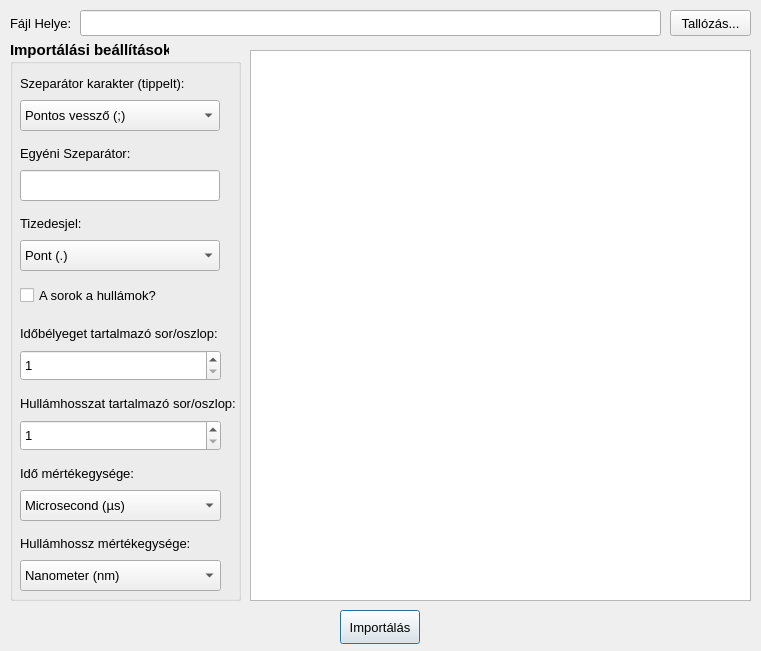
<?xml version="1.0" encoding="UTF-8"?>
<ui version="4.0">
 <class>ImportDialog</class>
 <widget class="QDialog" name="ImportDialog">
  <property name="geometry">
   <rect>
    <x>0</x>
    <y>0</y>
    <width>761</width>
    <height>651</height>
   </rect>
  </property>
  <property name="sizePolicy">
   <sizepolicy hsizetype="Fixed" vsizetype="Fixed">
    <horstretch>0</horstretch>
    <verstretch>0</verstretch>
   </sizepolicy>
  </property>
  <property name="font">
   <font>
    <pointsize>14</pointsize>
   </font>
  </property>
  <property name="windowTitle">
   <string>Import ablak</string>
  </property>
  <property name="locale">
   <locale language="Hungarian" country="Hungary"/>
  </property>
  <widget class="QPushButton" name="ImportButton">
   <property name="geometry">
    <rect>
     <x>340</x>
     <y>610</y>
     <width>80</width>
     <height>34</height>
    </rect>
   </property>
   <property name="font">
    <font>
     <pointsize>10</pointsize>
    </font>
   </property>
   <property name="text">
    <string>Importálás</string>
   </property>
  </widget>
  <widget class="QLineEdit" name="FilePathLineEdit">
   <property name="geometry">
    <rect>
     <x>80</x>
     <y>10</y>
     <width>581</width>
     <height>26</height>
    </rect>
   </property>
   <property name="font">
    <font>
     <pointsize>10</pointsize>
    </font>
   </property>
   <property name="readOnly">
    <bool>true</bool>
   </property>
  </widget>
  <widget class="QPushButton" name="BrowseButton">
   <property name="geometry">
    <rect>
     <x>670</x>
     <y>10</y>
     <width>81</width>
     <height>26</height>
    </rect>
   </property>
   <property name="font">
    <font>
     <pointsize>10</pointsize>
    </font>
   </property>
   <property name="text">
    <string>Tallózás...</string>
   </property>
  </widget>
  <widget class="QTableWidget" name="tableWidget">
   <property name="geometry">
    <rect>
     <x>250</x>
     <y>50</y>
     <width>501</width>
     <height>551</height>
    </rect>
   </property>
   <property name="font">
    <font>
     <pointsize>9</pointsize>
    </font>
   </property>
  </widget>
  <widget class="QGroupBox" name="FormatOptionsGroupBox">
   <property name="geometry">
    <rect>
     <x>10</x>
     <y>40</y>
     <width>231</width>
     <height>561</height>
    </rect>
   </property>
   <property name="font">
    <font>
     <pointsize>11</pointsize>
     <bold>true</bold>
    </font>
   </property>
   <property name="styleSheet">
    <string notr="true"/>
   </property>
   <property name="title">
    <string>Importálási beállítások</string>
   </property>
   <widget class="QLabel" name="WavelengthRowLabel">
    <property name="geometry">
     <rect>
      <x>10</x>
      <y>350</y>
      <width>220</width>
      <height>26</height>
     </rect>
    </property>
    <property name="font">
     <font>
      <pointsize>10</pointsize>
      <bold>false</bold>
     </font>
    </property>
    <property name="text">
     <string>Hullámhosszat tartalmazó sor/oszlop:</string>
    </property>
   </widget>
   <widget class="QLabel" name="OtherSepLabel">
    <property name="geometry">
     <rect>
      <x>10</x>
      <y>100</y>
      <width>200</width>
      <height>26</height>
     </rect>
    </property>
    <property name="font">
     <font>
      <pointsize>10</pointsize>
      <bold>false</bold>
     </font>
    </property>
    <property name="text">
     <string>Egyéni Szeparátor:</string>
    </property>
   </widget>
   <widget class="QLabel" name="SepLabel">
    <property name="geometry">
     <rect>
      <x>10</x>
      <y>30</y>
      <width>200</width>
      <height>26</height>
     </rect>
    </property>
    <property name="font">
     <font>
      <pointsize>10</pointsize>
      <bold>false</bold>
     </font>
    </property>
    <property name="text">
     <string>Szeparátor karakter (tippelt):</string>
    </property>
   </widget>
   <widget class="QLabel" name="DecLabel">
    <property name="geometry">
     <rect>
      <x>10</x>
      <y>170</y>
      <width>200</width>
      <height>26</height>
     </rect>
    </property>
    <property name="font">
     <font>
      <pointsize>10</pointsize>
      <bold>false</bold>
     </font>
    </property>
    <property name="text">
     <string>Tizedesjel:</string>
    </property>
   </widget>
   <widget class="QComboBox" name="SepComboBox">
    <property name="geometry">
     <rect>
      <x>10</x>
      <y>60</y>
      <width>200</width>
      <height>31</height>
     </rect>
    </property>
    <property name="font">
     <font>
      <pointsize>10</pointsize>
      <bold>false</bold>
     </font>
    </property>
    <property name="toolTip">
     <string>Ignorált, ha van valami beleírva az egyéb szeparátor menübe.</string>
    </property>
    <item>
     <property name="text">
      <string>Pontos vessző (;)</string>
     </property>
    </item>
    <item>
     <property name="text">
      <string>Kettőspont (:)</string>
     </property>
    </item>
    <item>
     <property name="text">
      <string>Vessző (,)</string>
     </property>
    </item>
    <item>
     <property name="text">
      <string>Tabulátor (\t)</string>
     </property>
    </item>
    <item>
     <property name="text">
      <string>Kötőjel (-)</string>
     </property>
    </item>
    <item>
     <property name="text">
      <string>Aláhúzás (_)</string>
     </property>
    </item>
    <item>
     <property name="text">
      <string>Szóköz ( )</string>
     </property>
    </item>
    <item>
     <property name="text">
      <string>Függőleges vonal (|)</string>
     </property>
    </item>
    <item>
     <property name="text">
      <string>Egyéni</string>
     </property>
    </item>
   </widget>
   <widget class="QLineEdit" name="OtherSepLineEdit">
    <property name="geometry">
     <rect>
      <x>10</x>
      <y>130</y>
      <width>200</width>
      <height>31</height>
     </rect>
    </property>
    <property name="font">
     <font>
      <pointsize>10</pointsize>
      <bold>false</bold>
     </font>
    </property>
    <property name="toolTip">
     <string>A listában nem található szeparátor esetén kell kitölteni.</string>
    </property>
    <property name="maxLength">
     <number>32767</number>
    </property>
   </widget>
   <widget class="QCheckBox" name="WaveIsRowCheckBox">
    <property name="geometry">
     <rect>
      <x>10</x>
      <y>240</y>
      <width>200</width>
      <height>31</height>
     </rect>
    </property>
    <property name="font">
     <font>
      <pointsize>10</pointsize>
      <bold>false</bold>
     </font>
    </property>
    <property name="text">
     <string>A sorok a hullámok?</string>
    </property>
   </widget>
   <widget class="QLabel" name="TimeColumnLabel">
    <property name="geometry">
     <rect>
      <x>10</x>
      <y>280</y>
      <width>220</width>
      <height>26</height>
     </rect>
    </property>
    <property name="font">
     <font>
      <pointsize>10</pointsize>
      <bold>false</bold>
     </font>
    </property>
    <property name="text">
     <string>Időbélyeget tartalmazó sor/oszlop:</string>
    </property>
   </widget>
   <widget class="QSpinBox" name="TimeColumnSpinBox">
    <property name="geometry">
     <rect>
      <x>10</x>
      <y>310</y>
      <width>201</width>
      <height>31</height>
     </rect>
    </property>
    <property name="font">
     <font>
      <pointsize>10</pointsize>
      <bold>false</bold>
     </font>
    </property>
    <property name="toolTip">
     <string>Hányadik sor/oszlop tartalmazza az idő bélyeget.</string>
    </property>
    <property name="minimum">
     <number>1</number>
    </property>
    <property name="maximum">
     <number>999</number>
    </property>
    <property name="value">
     <number>1</number>
    </property>
   </widget>
   <widget class="QSpinBox" name="WavelengthRowSpinBox">
    <property name="geometry">
     <rect>
      <x>10</x>
      <y>380</y>
      <width>201</width>
      <height>31</height>
     </rect>
    </property>
    <property name="font">
     <font>
      <pointsize>10</pointsize>
      <bold>false</bold>
     </font>
    </property>
    <property name="toolTip">
     <string>Hányadik sor/oszlop tartalmazza a hullámhosszat.</string>
    </property>
    <property name="minimum">
     <number>1</number>
    </property>
    <property name="maximum">
     <number>999</number>
    </property>
    <property name="value">
     <number>1</number>
    </property>
   </widget>
   <widget class="QComboBox" name="DecComboBox">
    <property name="geometry">
     <rect>
      <x>10</x>
      <y>200</y>
      <width>200</width>
      <height>31</height>
     </rect>
    </property>
    <property name="font">
     <font>
      <pointsize>10</pointsize>
      <bold>false</bold>
     </font>
    </property>
    <property name="toolTip">
     <string/>
    </property>
    <item>
     <property name="text">
      <string>Pont (.)</string>
     </property>
    </item>
    <item>
     <property name="text">
      <string>Vessző (,)</string>
     </property>
    </item>
   </widget>
   <widget class="QComboBox" name="TimeMetricComboBox">
    <property name="geometry">
     <rect>
      <x>10</x>
      <y>450</y>
      <width>201</width>
      <height>31</height>
     </rect>
    </property>
    <property name="font">
     <font>
      <pointsize>10</pointsize>
      <bold>false</bold>
     </font>
    </property>
    <item>
     <property name="text">
      <string>Microsecond (µs)</string>
     </property>
    </item>
    <item>
     <property name="text">
      <string>Nanosecond (ns)</string>
     </property>
    </item>
    <item>
     <property name="text">
      <string>Picosecond (ps)</string>
     </property>
    </item>
    <item>
     <property name="text">
      <string>Femtosecond (fs)</string>
     </property>
    </item>
    <item>
     <property name="text">
      <string>Attosecond (as)</string>
     </property>
    </item>
   </widget>
   <widget class="QLabel" name="TimeMetricLabel">
    <property name="geometry">
     <rect>
      <x>10</x>
      <y>420</y>
      <width>201</width>
      <height>26</height>
     </rect>
    </property>
    <property name="font">
     <font>
      <pointsize>10</pointsize>
      <bold>false</bold>
      <kerning>true</kerning>
     </font>
    </property>
    <property name="text">
     <string>Idő mértékegysége:</string>
    </property>
   </widget>
   <widget class="QLabel" name="WavelengthMetricLabel">
    <property name="geometry">
     <rect>
      <x>10</x>
      <y>490</y>
      <width>201</width>
      <height>26</height>
     </rect>
    </property>
    <property name="font">
     <font>
      <pointsize>10</pointsize>
      <bold>false</bold>
     </font>
    </property>
    <property name="text">
     <string>Hullámhossz mértékegysége:</string>
    </property>
   </widget>
   <widget class="QComboBox" name="WavelengthMetricComboBox">
    <property name="geometry">
     <rect>
      <x>10</x>
      <y>520</y>
      <width>201</width>
      <height>31</height>
     </rect>
    </property>
    <property name="font">
     <font>
      <pointsize>10</pointsize>
      <bold>false</bold>
     </font>
    </property>
    <item>
     <property name="text">
      <string>Nanometer (nm)</string>
     </property>
    </item>
    <item>
     <property name="text">
      <string>Micrometer (µm)</string>
     </property>
    </item>
    <item>
     <property name="text">
      <string>Picometer (pm)</string>
     </property>
    </item>
   </widget>
  </widget>
  <widget class="QLabel" name="FilePathLabel">
   <property name="geometry">
    <rect>
     <x>10</x>
     <y>10</y>
     <width>71</width>
     <height>26</height>
    </rect>
   </property>
   <property name="font">
    <font>
     <pointsize>10</pointsize>
    </font>
   </property>
   <property name="text">
    <string>Fájl Helye:</string>
   </property>
  </widget>
 </widget>
 <resources/>
 <connections/>
</ui>
